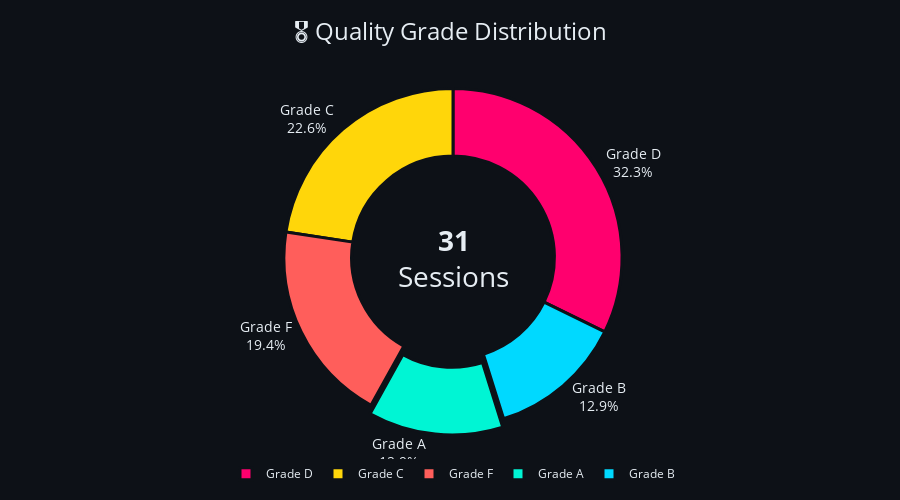

Notebook code for this chart:
### Code cell
# === DONUT CHART: Grade Distribution with Animation ===

grade_data = sessions_df['grade'].value_counts().sort_index()
grade_colors = [COLORS['success'], COLORS['primary'], COLORS['warning'], 
                COLORS['secondary'], COLORS['danger']]

fig_donut = go.Figure()

fig_donut.add_trace(go.Pie(
    labels=[f"Grade {g}" for g in grade_data.index],
    values=grade_data.values,
    hole=0.6,
    marker=dict(
        colors=grade_colors[:len(grade_data)],
        line=dict(color=COLORS['background'], width=3)
    ),
    textinfo='label+percent',
    textposition='outside',
    textfont=dict(color=COLORS['text'], size=14),
    hovertemplate='<b>%{label}</b><br>Sessions: %{value}<br>Percentage: %{percent}<extra></extra>',
    pull=[0.05 if g == 'A' else 0 for g in grade_data.index]  # Pull out Grade A
))

# Center text
fig_donut.add_annotation(
    text=f"<b>{len(sessions_df)}</b><br>Sessions",
    x=0.5, y=0.5,
    font=dict(size=28, color=COLORS['text']),
    showarrow=False
)

fig_donut.update_layout(
    title={
        'text': '🎖️ Quality Grade Distribution',
        'font': {'size': 24, 'color': COLORS['text']},
        'x': 0.5
    },
    paper_bgcolor=COLORS['background'],
    height=500,
    margin=dict(l=20, r=20, t=80, b=20),
    showlegend=True,
    legend=dict(
        orientation='h',
        yanchor='bottom',
        y=-0.15,
        xanchor='center',
        x=0.5,
        font=dict(color=COLORS['text'])
    )
)

fig_donut.show()

### Figure 1 — Plotly figure (JSON) as saved in the notebook; plotly's stock layout.template omitted (floating-point values rounded to 4 significant figures)
{"data": [{"hole": 0.6, "hovertemplate": "<b>%{label}</b><br>Sessions: %{value}<br>Percentage: %{percent}<extra></extra>", "labels": ["Grade A", "Grade B", "Grade C", "Grade D", "Grade F"], "marker": {"colors": ["#00F5D4", "#00D9FF", "#FFD60A", "#FF006E", "#FF5E5B"], "line": {"color": "#0D1117", "width": 3}}, "pull": [0.05, 0, 0, 0, 0], "textfont": {"color": "#E6EDF3", "size": 14}, "textinfo": "label+percent", "textposition": "outside", "type": "pie", "values": [4, 4, 7, 10, 6]}], "layout": {"annotations": [{"font": {"color": "#E6EDF3", "size": 28}, "showarrow": false, "text": "<b>31</b><br>Sessions", "x": 0.5, "y": 0.5}], "height": 500, "legend": {"font": {"color": "#E6EDF3"}, "orientation": "h", "x": 0.5, "xanchor": "center", "y": -0.15, "yanchor": "bottom"}, "margin": {"b": 20, "l": 20, "r": 20, "t": 80}, "paper_bgcolor": "#0D1117", "showlegend": true, "title": {"font": {"color": "#E6EDF3", "size": 24}, "text": "🎖️ Quality Grade Distribution", "x": 0.5}}}
